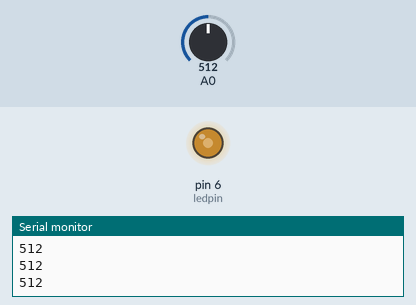
Simulated run of this sketch. Board: Arduino Uno, built with avr-gcc and run on an emulated ATmega328P. Parts: output pins drawn as LEDs (lit = HIGH), the last lines printed to the serial monitor. The inputs (shaded band) are chosen by the test bench; at power-on: A0 = 512.

Above: at 1.2 s.
1.3 s: A0 set to 716
At 1.9 s:
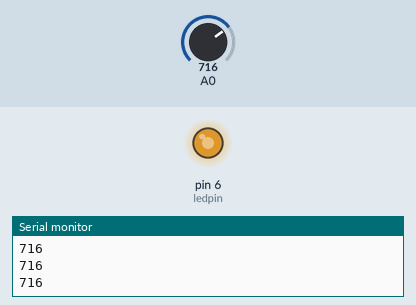
2.8 s: A0 set to 900
At 3.1 s:
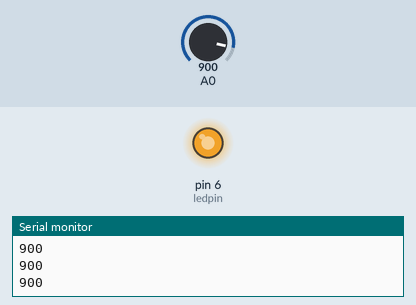
4.3 s: A0 set to 122
At 5.4 s:
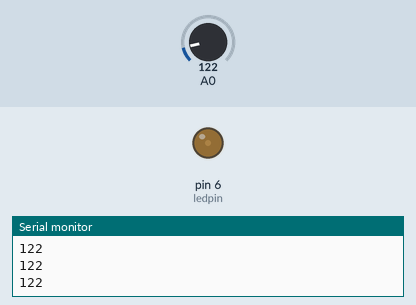
5.8 s: A0 set to 0
At 6.6 s:
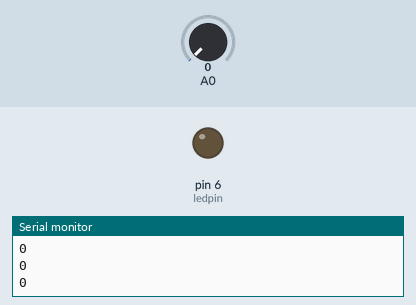
7.3 s: A0 set to 511
At 7.6 s:
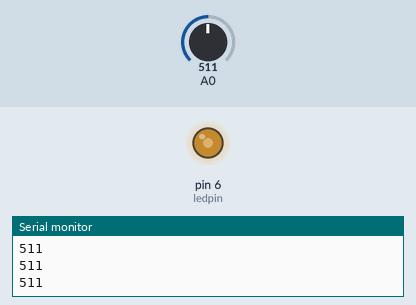
Timing chart, 0 to 9.8 s (numbered marks = the images above; inputs shaded):
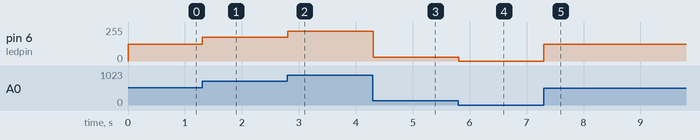

Measured:
- after the input at 1.3 s, pin 6 (ledpin): 127/255 → 178/255 at once
- after the input at 2.8 s, pin 6 (ledpin): 178/255 → 224/255 at once
- after the input at 4.3 s, pin 6 (ledpin): 224/255 → 30/255 at once
- after the input at 5.8 s, pin 6 (ledpin): 30/255 → 0/255 at once
- after the input at 7.3 s, pin 6 (ledpin): 0/255 → 127/255 at once

The sketch:

asdad.ino
```cpp
int ledpin = 6;
int y;

void setup() {
  // put your setup code here, to run once:
Serial.begin(9600);
}

void loop() {
  // put your main code here, to run repeatedly:
int sensorValue = analogRead(A0);
Serial.println(sensorValue);
int y=map(sensorValue,0,1023,0,255);
analogWrite(6,y);
delay(10);
}
```
